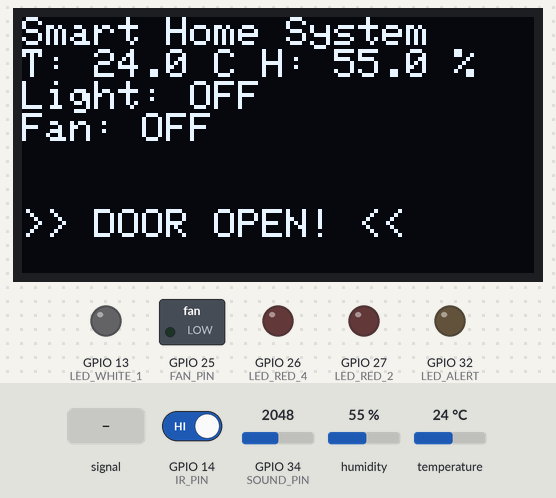
A sketch run on a simulated ESP32. On the bench: 128×64 one-colour display, switched loads named in the sketch (green lamp = pin HIGH), output pins drawn as LEDs (lit = HIGH). Dashed ring = blinking. Inputs (shaded band) come from the test bench; at power-on: temperature 24 °C, GPIO 14 (IR_PIN) HIGH, GPIO 34 (SOUND_PIN) = 2048, humidity 55 %. WiFi joins after 1.5 s; servers stay silent unless stated; uploads are accepted with an empty reply; no MQTT or app messages arrive unless stated; web services answer with replies made up by the test bench; what the sketch prints to the serial monitor is not drawn.

Above: at 2.7 s.
2.8 s: GPIO 34 (SOUND_PIN) fed a 200 Hz sine of ±1023 counts around its level
At 4.72 s:
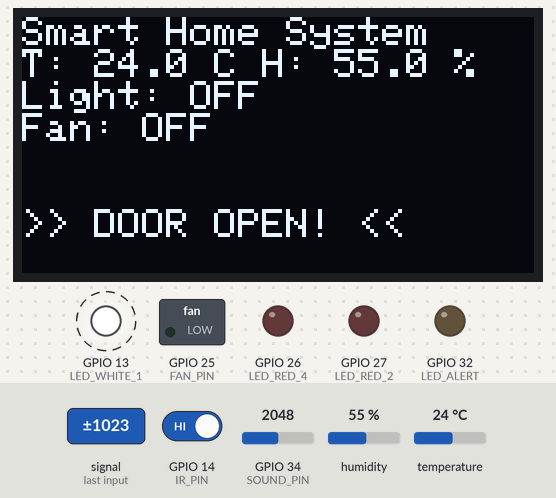
5.6 s: temperature set to 34.5 °C
At 6.74 s:
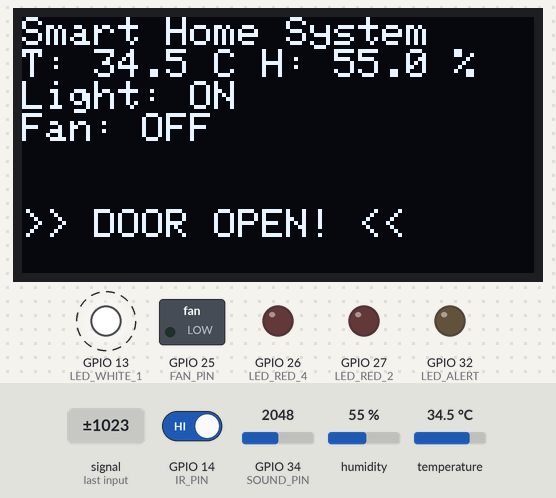
7.2 s: temperature set to 35.5 °C
At 10.02 s:
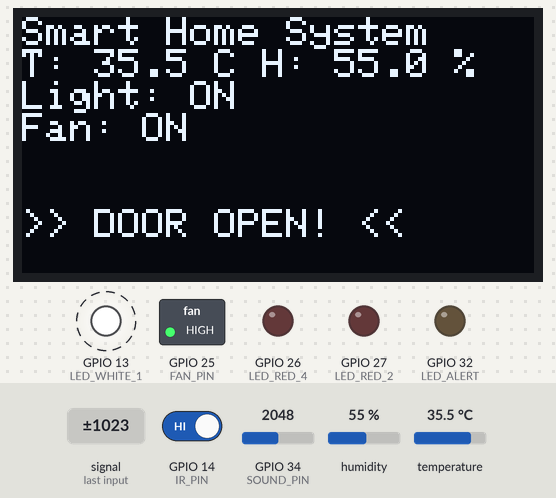
10.5 s: GPIO 14 (IR_PIN) driven LOW
At 11.27 s:
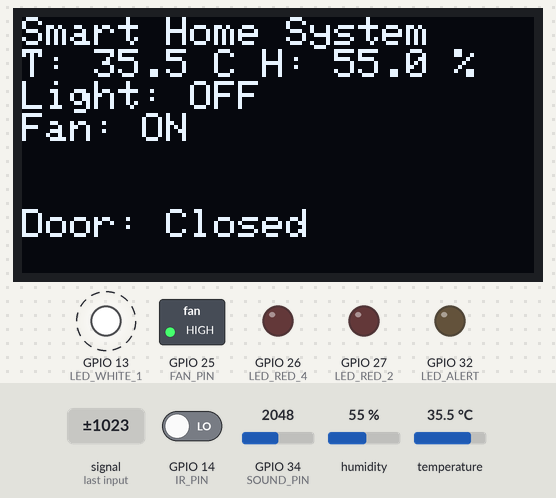
13.3 s: temperature set to 33.7 °C
At 14.92 s:
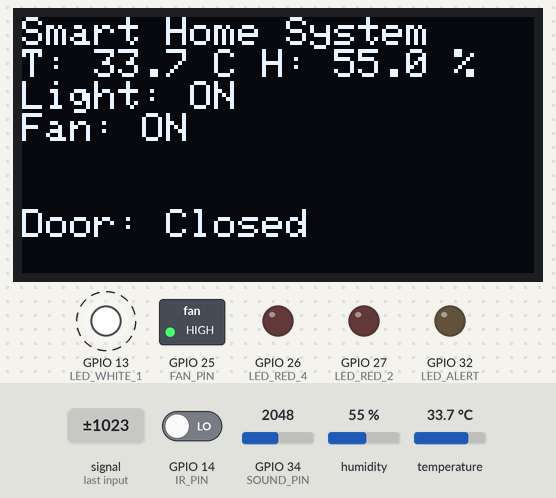
16.2 s: temperature set to 32.6 °C
At 17.78 s:
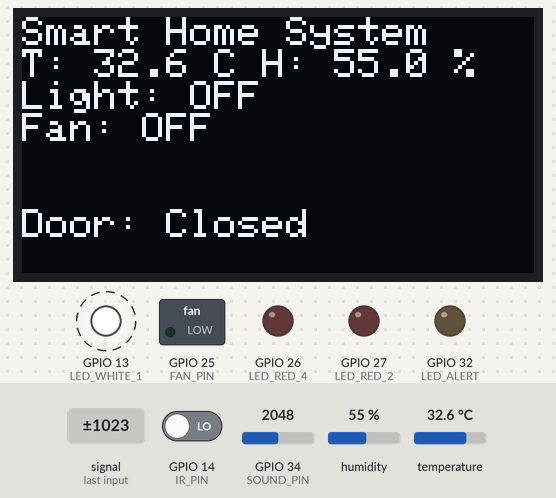
Timing chart, 0 to 20.4 s (numbered marks = the images above; inputs shaded):
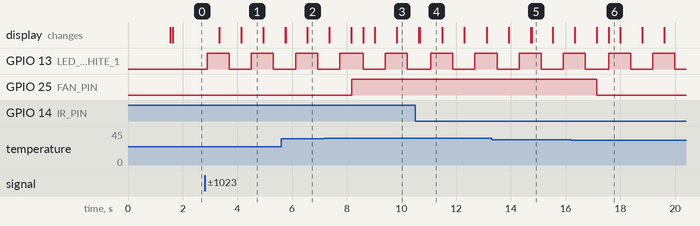

The sketch:

smart_home.ino
```cpp
#include <WiFi.h>
#include <PubSubClient.h>
#include <DHT.h>
#include <Adafruit_GFX.h>
#include <Adafruit_SSD1306.h>
#include <HTTPClient.h>

const char* ssid = "YOUR_WIFI_NAME";         // ชื่อ WiFi
const char* password = "YOUR_WIFI_PASSWORD"; // รหัส WiFi
const char* mqtt_server = "broker.emqx.io";

// --- URL ของ Google App Script ---
const String googleScriptURL = "YOUR_GOOGLE_SCRIPT_URL";

// --- Telegram Bot Token & Chat ID ---
const String botToken = "YOUR_BOT_TOKEN";
const String chatId = "YOUR_CHAT_ID";

WiFiClient espClient;
PubSubClient client(espClient);

#define DHTPIN 4
#define DHTTYPE DHT22
#define IR_PIN 14
#define SOUND_PIN 34
#define BUZZER_PIN 12
#define FAN_PIN 25
#define LED_WHITE_1 13
#define LED_RED_2 27
#define LED_RED_4 26
#define LED_ALERT 32

// OLED SPI
#define OLED_SCLK 18
#define OLED_SDA  23
#define OLED_DC   16
#define OLED_CS    5
#define OLED_RES  17
Adafruit_SSD1306 display(128, 64, OLED_SDA, OLED_SCLK, OLED_DC, OLED_RES, OLED_CS);

DHT dht(DHTPIN, DHTTYPE);

bool isSecurityOn = false;
bool soundActiveMode = false;

// --- ฟังก์ชันส่งข้อมูลเข้า Google Sheets ---
void sendToGoogleSheet(String event) {
  if (WiFi.status() == WL_CONNECTED) {
    HTTPClient http;
    String url = googleScriptURL + "?event=" + event;
    http.begin(url);
    http.setFollowRedirects(HTTPC_STRICT_FOLLOW_REDIRECTS);
    int httpCode = http.GET();
    if (httpCode > 0) {
      Serial.print("Data Sent to Sheet: ");
      Serial.println(event);
    } else {
      Serial.print("Error sending to Sheet: ");
      Serial.println(httpCode);
    }
    http.end();
  }
}

void sendTelegram(String message) {
  if (WiFi.status() == WL_CONNECTED) {
    HTTPClient http;
    String url = "https://api.telegram.org/bot" + botToken + "/sendMessage?chat_id=" + chatId + "&text=" + message;
    http.begin(url);
    http.GET();
    http.end();
  }
}

void setup_wifi() {
  delay(10);
  Serial.print("Connecting to WiFi...");
  WiFi.begin(ssid, password);
  while (WiFi.status() != WL_CONNECTED) {
    delay(500);
    Serial.print(".");
  }
  Serial.println("\nWiFi Connected");
}

void callback(char* topic, byte* payload, unsigned int length) {
  String msg = "";
  for (int i = 0; i < length; i++) { msg += (char)payload[i]; }
  String topicStr = String(topic);
  String logMsg = "Command: ";

  if (topicStr == "home/led1") {
    digitalWrite(LED_WHITE_1, msg == "ON" ? HIGH : LOW);
    logMsg += "Door Light " + msg;
    sendToGoogleSheet("DOOR_LIGHT_" + msg);
  }
  else if (topicStr == "home/led2") {
    digitalWrite(LED_RED_2, msg == "ON" ? HIGH : LOW);
    logMsg += "Left Light " + msg;
    sendToGoogleSheet("LEFT_LIGHT_" + msg);
  }
  else if (topicStr == "home/led3") {
    digitalWrite(LED_RED_4, msg == "ON" ? HIGH : LOW);
    logMsg += "Right Light " + msg;
    sendToGoogleSheet("RIGHT_LIGHT_" + msg);
  }
  else if (topicStr == "home/led4") {
    digitalWrite(LED_ALERT, msg == "ON" ? HIGH : LOW);
    logMsg += "Alert Light " + msg;
    sendToGoogleSheet("ALERT_LIGHT_" + msg);
  }
  else if (topicStr == "home/fan") {
    digitalWrite(FAN_PIN, msg == "ON" ? HIGH : LOW);
    logMsg += "Fan " + msg;
    sendToGoogleSheet("FAN_" + msg);
  }
  else if (topicStr == "home/security_mode") {
    isSecurityOn = (msg == "ON");
    logMsg += "Security Mode " + msg;
    sendToGoogleSheet("SECURITY_MODE_" + msg);
  }
  sendTelegram(logMsg);
}

void reconnect() {
  while (!client.connected()) {
    if (client.connect("ESP32_SmartHome_Ploy")) {
      client.subscribe("home/led1");
      client.subscribe("home/led2");
      client.subscribe("home/led3");
      client.subscribe("home/led4");
      client.subscribe("home/fan");
      client.subscribe("home/security_mode");
      client.subscribe("home/sound_sensor");
    } else {
      delay(5000);
    }
  }
}

void setup() {
  Serial.begin(115200);
  pinMode(LED_WHITE_1, OUTPUT);
  pinMode(LED_RED_2, OUTPUT);
  pinMode(LED_RED_4, OUTPUT);
  pinMode(LED_ALERT, OUTPUT);
  pinMode(FAN_PIN, OUTPUT);
  pinMode(BUZZER_PIN, OUTPUT);
  pinMode(IR_PIN, INPUT);
  pinMode(SOUND_PIN, INPUT);

  setup_wifi();
  client.setServer(mqtt_server, 1883);
  client.setCallback(callback);

  dht.begin();
  if(!display.begin(SSD1306_SWITCHCAPVCC)) { Serial.println("OLED failed"); }
  display.clearDisplay();
  display.setTextColor(WHITE);
}

bool lightState = LOW;
unsigned long lastClapTime = 0;


void loop() {
  if (!client.connected()) reconnect();
  client.loop();

  int isDoorOpen = digitalRead(IR_PIN);
  int soundVal = analogRead(SOUND_PIN);
  float t = dht.readTemperature();
  float h = dht.readHumidity();


  // --- 1. ฟังชันควบคุมพัดลมอัตโนมัติตามอุณหภูมิ (Auto Fan) ---
  static bool autoFanActive = false;
  if (!isnan(t)) { // เช็กว่าเซนเซอร์อ่านค่าได้ปกติ
    if (t >= 35.0 && !autoFanActive) {
      digitalWrite(FAN_PIN, HIGH);
      autoFanActive = true;
      client.publish("home/fan", "ON");
      sendTelegram("🌡️ อุณหภูมิสูง (" + String(t) + "°C): เปิดพัดลมอัตโนมัติ");
      sendToGoogleSheet("AUTO_FAN_ON");
    }
    else if (t < 33.0 && autoFanActive) { // ปิดเมื่ออุณหภูมิลดลงมาเล็กน้อย
      digitalWrite(FAN_PIN, LOW);
      autoFanActive = false;
      client.publish("home/fan", "OFF");
      sendTelegram("❄️ อุณหภูมิลดลง (" + String(t) + "°C): ปิดพัดลมอัตโนมัติ");
      sendToGoogleSheet("AUTO_FAN_OFF");
    }
  }

  // --- 2. Logic ตบมือไฟติด-ดับ (Clap Switch) ---
  if (soundVal > 3000 && (millis() - lastClapTime > 600)) {
    lightState = !lightState;
    digitalWrite(LED_WHITE_1, lightState ? HIGH : LOW);
    String s = lightState ? "ON" : "OFF";
    sendToGoogleSheet("CLAP_LIGHT_" + s);
    client.publish("home/led1", s.c_str());
    lastClapTime = millis();
    sendTelegram(lightState ? "💡 ไฟบ้าน: เปิดแล้ว" : "🌑 ไฟบ้าน: ปิดแล้ว (ตบมือ)");
  }

  // --- 3. การแสดงผล OLED ---
  static int lastOLEDStatus = -1;
  static bool lastLightOLED = !lightState;
  static float lastT = -1.0;

  // อัปเดตจอเมื่ออุณหภูมิเปลี่ยน หรือสถานะอุปกรณ์เปลี่ยน
  if (isDoorOpen != lastOLEDStatus || lightState != lastLightOLED || abs(t - lastT) > 0.5) {
    display.clearDisplay();
    display.setCursor(0, 0);
    display.println("Smart Home System");
    display.printf("T: %.1f C H: %.1f %%\n", isnan(t) ? 0 : t, isnan(h) ? 0 : h);
    display.printf("Light: %s\n", lightState ? "ON" : "OFF");
    display.printf("Fan: %s\n", digitalRead(FAN_PIN) ? "ON" : "OFF"); // โชว์สถานะพัดลม
    display.setCursor(0, 48);
    if (isDoorOpen) display.println(">> DOOR OPEN! <<");
    else display.println("Door: Closed");
    display.display();

    lastOLEDStatus = isDoorOpen;
    lastLightOLED = lightState;
    lastT = t;
  }

  // --- 4. ระบบกันขโมย (Security Mode) ---
  if (isSecurityOn && isDoorOpen) {
    tone(BUZZER_PIN, 500);
    digitalWrite(LED_ALERT, (millis() / 200) % 2);
    static unsigned long lastAlertNotify = 0;
    if (millis() - lastAlertNotify > 10000) {
      sendTelegram("🚨 [SECURITY ALERT] มีผู้บุกรุก!");
      sendToGoogleSheet("INTRUDER_ALARM");
      lastAlertNotify = millis();
    }
  } else {
    noTone(BUZZER_PIN);
    digitalWrite(LED_ALERT, LOW);
  }

  // --- 5. แจ้งเตือนสถานะประตูเปลี่ยนไป ---
  static bool prevDoorState = false;
  if (isDoorOpen != prevDoorState) {
    String dStatus = isDoorOpen ? "OPENED" : "CLOSED";
    sendTelegram(isDoorOpen ? "❌ Door Opened" : "✅ Door Closed");
    sendToGoogleSheet("DOOR_" + dStatus);
    prevDoorState = isDoorOpen;
  }
}
```

Measured:
- the behaviour switches between 34.9 and 35 °C on temperature (found by bisection; images 2 and 3)
- the behaviour switches between 33 and 32.9 °C on temperature (found by bisection; images 5 and 6)
- after the input at 2.8 s, GPIO 13 (LED_WHITE_1): alternates HIGH for 0.80 s and LOW for 0.81 s, starting after 0.10 s; the display: first changes after 0.53 s (image 1 shows a later state)
- after the input at 5.6 s, the display: first differs from a run without the input after 0.17 s (image 2 shows a later state)
- after the input at 7.2 s, GPIO 25 (FAN_PIN): LOW → HIGH after 0.97 s; the display: first differs from a run without the input after 1.4 s (image 3)
- after the input at 10.5 s, the display: first differs from a run without the input after 0.16 s (image 4)
- after the input at 13.3 s, the display: first differs from a run without the input after 1.5 s (image 5)
- after the input at 16.2 s, GPIO 25 (FAN_PIN): HIGH → LOW after 0.94 s; the display: first differs from a run without the input after 1.4 s (image 6)
